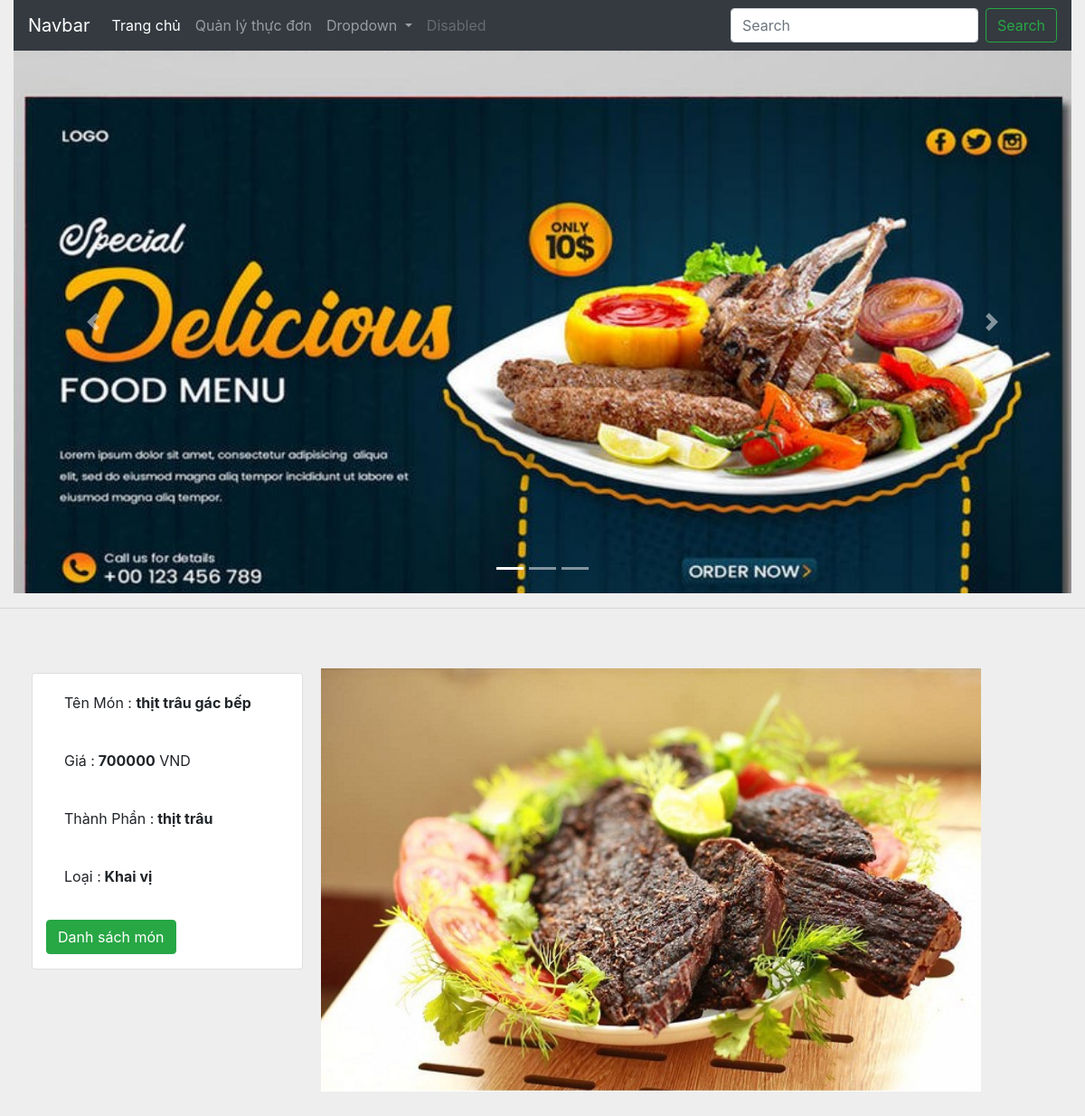
The page /index.php?page=food&action=food-list&id=1 (signed in) on the database its author committed.
### tables this page shows
CREATE TABLE `foods` (
  `id` int NOT NULL,
  `name` varchar(200) DEFAULT NULL,
  `price` int DEFAULT NULL,
  `ingredient` varchar(200) DEFAULT NULL,
  `kind_of` varchar(200) DEFAULT NULL,
  `image` varchar(200) DEFAULT NULL
);

### src/Controller/foodsController.php (called while the page is built, shortened)
<?php
class foodsController
{
    private $foodsModel;
    public function __construct()
    {
        $this->foodsModel = new foodsModel();
    }
    public function showDetails($id)
    {
        $food = $this->foodsModel->getById($id);
        include_once "src/View/foods/detail.php";
    }
}

### src/Model/foodsModel.php (called while the page is built, shortened)
<?php
class foodsModel
{
    private $dbConnect;
    public function __construct()
    {
        $conn = new DBConnect();
        $this->dbConnect = $conn->connect();
    }
    public function getById($id)
    {
        $sql = "SELECT * FROM foods WHERE id = " . $id;
        $stmt = $this->dbConnect->query($sql);
        return $stmt->fetch();
    }
}

### src/Model/DBConnect.php (called while the page is built, shortened)
<?php
class DBConnect
{
    private $dsn;
    private $username;
    private $password;
    public function __construct()
    {
        $this->dsn = "mysql:host=localhost;dbname=manager_foods;charset=utf8";
        $this->username = "root";
        $this->password = "Lam12345678@";
    }
    public function connect()
    {
        try{
            return new PDO($this->dsn, $this->username, $this->password);
        }catch(PDOException $e){
            die($e->getMessage());
        }
    }
}

### src/View/foods/detail.php (the view)
<div class="container ">
    <img class="card-img-top col-8 " src="img/<?php echo $food['image'] ?>">
        <div class="card  col-4" style="width:300px ; float: left; margin: 5px ">
            <div class="card-body ">
                <p>Tên Món : <b><?php echo $food['name'] ?> </b></p><br>
                <p>Giá :<b> <?php echo $food['price'] ?></b> VND</p><br>
                <p>Thành Phần :<b> <?php echo $food['ingredient'] ?></b></p><br>
                <p>Loại :<b> <?php echo $food['kind_of'] ?></b></p>
            </div>
            <p><a href="index.php?page=food&action=list">
                    <button type="button" class="btn btn-success">Danh sách món</button>
                </a>
            </p>
        </div>
</div>

### css/sidebar.css (style rules this page uses)
body { background: #EEE; overflow-x:hidden; }
.container { position: relative; margin: 0px auto; padding: 50px 0; clear: both; }
@media only screen and (min-width: 1200px) { .container { width: 1210px; } }

### rows shown on the page
foods: image (picture), name "thịt trâu gác bếp", price "700000", ingredient "thịt trâu", kind_of "Khai vị"
